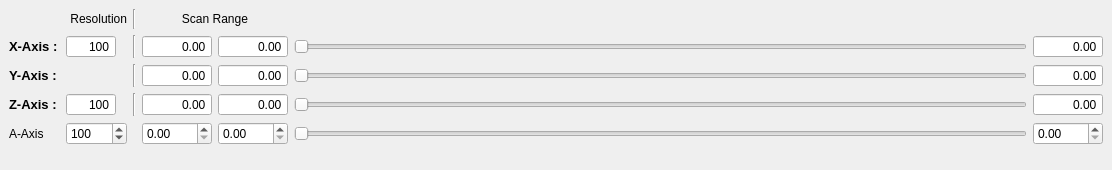
  <widget class="QDockWidget" name="scan_control_dockWidget">
   <property name="maximumSize">
    <size>
     <width>524287</width>
     <height>170</height>
    </size>
   </property>
   <property name="windowTitle">
    <string>Scan parameters</string>
   </property>
   <attribute name="dockWidgetArea">
    <number>8</number>
   </attribute>
   <widget class="QWidget" name="dockWidgetContents_3">
    <layout class="QGridLayout" name="gridLayout_3">
     <item row="0" column="0" colspan="2">
      <widget class="QLabel" name="resolutionLabel">
       <property name="sizePolicy">
        <sizepolicy hsizetype="Fixed" vsizetype="Preferred">
         <horstretch>0</horstretch>
         <verstretch>0</verstretch>
        </sizepolicy>
       </property>
       <property name="minimumSize">
        <size>
         <width>50</width>
         <height>0</height>
        </size>
       </property>
       <property name="maximumSize">
        <size>
         <width>125</width>
         <height>16777215</height>
        </size>
       </property>
       <property name="text">
        <string>Resolution</string>
       </property>
       <property name="alignment">
        <set>Qt::AlignRight|Qt::AlignTrailing|Qt::AlignVCenter</set>
       </property>
      </widget>
     </item>
     <item row="1" column="0">
      <widget class="QLabel" name="xAxisLabel">
       <property name="sizePolicy">
        <sizepolicy hsizetype="Fixed" vsizetype="Preferred">
         <horstretch>0</horstretch>
         <verstretch>0</verstretch>
        </sizepolicy>
       </property>
       <property name="font">
        <font>
         <pointsize>10</pointsize>
         <weight>75</weight>
         <bold>true</bold>
        </font>
       </property>
       <property name="text">
        <string>X-Axis :</string>
       </property>
       <property name="scaledContents">
        <bool>false</bool>
       </property>
      </widget>
     </item>
     <item row="0" column="2">
      <widget class="Line" name="line">
       <property name="orientation">
        <enum>Qt::Vertical</enum>
       </property>
      </widget>
     </item>
     <item row="0" column="5">
      <spacer name="horizontalSpacer_2">
       <property name="orientation">
        <enum>Qt::Horizontal</enum>
       </property>
       <property name="sizeHint" stdset="0">
        <size>
         <width>733</width>
         <height>20</height>
        </size>
       </property>
      </spacer>
     </item>
     <item row="0" column="3" colspan="2">
      <widget class="QLabel" name="scanrangeLabel">
       <property name="text">
        <string>Scan Range</string>
       </property>
       <property name="alignment">
        <set>Qt::AlignCenter</set>
       </property>
      </widget>
     </item>
     <item row="1" column="2">
      <widget class="Line" name="line_2">
       <property name="orientation">
        <enum>Qt::Vertical</enum>
       </property>
      </widget>
     </item>
     <item row="1" column="5">
      <widget class="QSlider" name="x_SliderWidget">
       <property name="minimumSize">
        <size>
         <width>150</width>
         <height>0</height>
        </size>
       </property>
       <property name="singleStep">
        <number>1</number>
       </property>
       <property name="orientation">
        <enum>Qt::Horizontal</enum>
       </property>
      </widget>
     </item>
     <item row="1" column="1">
      <widget class="QSpinBox" name="xy_res_InputWidget">
       <property name="sizePolicy">
        <sizepolicy hsizetype="Expanding" vsizetype="Fixed">
         <horstretch>0</horstretch>
         <verstretch>0</verstretch>
        </sizepolicy>
       </property>
       <property name="maximumSize">
        <size>
         <width>50</width>
         <height>16777215</height>
        </size>
       </property>
       <property name="mouseTracking">
        <bool>true</bool>
       </property>
       <property name="focusPolicy">
        <enum>Qt::WheelFocus</enum>
       </property>
       <property name="acceptDrops">
        <bool>true</bool>
       </property>
       <property name="toolTip">
        <string>&lt;html&gt;&lt;head/&gt;&lt;body&gt;&lt;p&gt;&lt;span style=&quot; font-size:10pt; font-weight:600;&quot;&gt;XY-Resolution&lt;/span&gt;&lt;/p&gt;&lt;/body&gt;&lt;/html&gt;</string>
       </property>
       <property name="alignment">
        <set>Qt::AlignRight|Qt::AlignTrailing|Qt::AlignVCenter</set>
       </property>
       <property name="buttonSymbols">
        <enum>QAbstractSpinBox::NoButtons</enum>
       </property>
       <property name="accelerated">
        <bool>true</bool>
       </property>
       <property name="minimum">
        <number>2</number>
       </property>
       <property name="maximum">
        <number>10000</number>
       </property>
       <property name="value">
        <number>100</number>
       </property>
      </widget>
     </item>
     <item row="1" column="4">
      <widget class="ScienDSpinBox" name="x_max_InputWidget">
       <property name="sizePolicy">
        <sizepolicy hsizetype="Expanding" vsizetype="Fixed">
         <horstretch>0</horstretch>
         <verstretch>0</verstretch>
        </sizepolicy>
       </property>
       <property name="minimumSize">
        <size>
         <width>70</width>
         <height>0</height>
        </size>
       </property>
       <property name="maximumSize">
        <size>
         <width>50</width>
         <height>16777215</height>
        </size>
       </property>
       <property name="mouseTracking">
        <bool>true</bool>
       </property>
       <property name="focusPolicy">
        <enum>Qt::WheelFocus</enum>
       </property>
       <property name="acceptDrops">
        <bool>true</bool>
       </property>
       <property name="toolTip">
        <string>&lt;html&gt;&lt;head/&gt;&lt;body&gt;&lt;p&gt;&lt;span style=&quot; font-size:10pt; font-weight:600;&quot;&gt;X_Max&lt;/span&gt;&lt;/p&gt;&lt;/body&gt;&lt;/html&gt;</string>
       </property>
       <property name="alignment">
        <set>Qt::AlignRight|Qt::AlignTrailing|Qt::AlignVCenter</set>
       </property>
       <property name="buttonSymbols">
        <enum>QAbstractSpinBox::NoButtons</enum>
       </property>
       <property name="accelerated">
        <bool>true</bool>
       </property>
       <property name="decimals">
        <number>2</number>
       </property>
       <property name="minimum">
        <double>-200.000000000000000</double>
       </property>
       <property name="maximum">
        <double>200.000000000000000</double>
       </property>
      </widget>
     </item>
     <item row="1" column="6">
      <widget class="ScienDSpinBox" name="x_current_InputWidget">
       <property name="sizePolicy">
        <sizepolicy hsizetype="Expanding" vsizetype="Fixed">
         <horstretch>0</horstretch>
         <verstretch>0</verstretch>
        </sizepolicy>
       </property>
       <property name="minimumSize">
        <size>
         <width>70</width>
         <height>0</height>
        </size>
       </property>
       <property name="maximumSize">
        <size>
         <width>50</width>
         <height>16777215</height>
        </size>
       </property>
       <property name="mouseTracking">
        <bool>true</bool>
       </property>
       <property name="focusPolicy">
        <enum>Qt::WheelFocus</enum>
       </property>
       <property name="acceptDrops">
        <bool>true</bool>
       </property>
       <property name="toolTip">
        <string>&lt;html&gt;&lt;head/&gt;&lt;body&gt;&lt;p&gt;&lt;span style=&quot; font-size:10pt; font-weight:600;&quot;&gt;X-position&lt;/span&gt;&lt;/p&gt;&lt;/body&gt;&lt;/html&gt;</string>
       </property>
       <property name="alignment">
        <set>Qt::AlignRight|Qt::AlignTrailing|Qt::AlignVCenter</set>
       </property>
       <property name="buttonSymbols">
        <enum>QAbstractSpinBox::NoButtons</enum>
       </property>
       <property name="accelerated">
        <bool>true</bool>
       </property>
       <property name="decimals">
        <number>2</number>
       </property>
       <property name="minimum">
        <double>-1000.000000000000000</double>
       </property>
       <property name="maximum">
        <double>1000.000000000000000</double>
       </property>
       <property name="singleStep">
        <double>0.010000000000000</double>
       </property>
      </widget>
     </item>
     <item row="2" column="1">
      <spacer name="horizontalSpacer_3">
       <property name="orientation">
        <enum>Qt::Horizontal</enum>
       </property>
       <property name="sizeType">
        <enum>QSizePolicy::Fixed</enum>
       </property>
       <property name="sizeHint" stdset="0">
        <size>
         <width>56</width>
         <height>20</height>
        </size>
       </property>
      </spacer>
     </item>
     <item row="2" column="0">
      <widget class="QLabel" name="yAxisLabel">
       <property name="sizePolicy">
        <sizepolicy hsizetype="Fixed" vsizetype="Preferred">
         <horstretch>0</horstretch>
         <verstretch>0</verstretch>
        </sizepolicy>
       </property>
       <property name="font">
        <font>
         <pointsize>10</pointsize>
         <weight>75</weight>
         <bold>true</bold>
        </font>
       </property>
       <property name="text">
        <string>Y-Axis :</string>
       </property>
      </widget>
     </item>
     <item row="2" column="3">
      <widget class="ScienDSpinBox" name="y_min_InputWidget">
       <property name="sizePolicy">
        <sizepolicy hsizetype="Expanding" vsizetype="Fixed">
         <horstretch>0</horstretch>
         <verstretch>0</verstretch>
        </sizepolicy>
       </property>
       <property name="minimumSize">
        <size>
         <width>70</width>
         <height>0</height>
        </size>
       </property>
       <property name="maximumSize">
        <size>
         <width>50</width>
         <height>16777215</height>
        </size>
       </property>
       <property name="mouseTracking">
        <bool>true</bool>
       </property>
       <property name="focusPolicy">
        <enum>Qt::WheelFocus</enum>
       </property>
       <property name="acceptDrops">
        <bool>true</bool>
       </property>
       <property name="toolTip">
        <string>&lt;html&gt;&lt;head/&gt;&lt;body&gt;&lt;p&gt;&lt;span style=&quot; font-size:10pt; font-weight:600;&quot;&gt;Y_Min&lt;/span&gt;&lt;/p&gt;&lt;/body&gt;&lt;/html&gt;</string>
       </property>
       <property name="alignment">
        <set>Qt::AlignRight|Qt::AlignTrailing|Qt::AlignVCenter</set>
       </property>
       <property name="buttonSymbols">
        <enum>QAbstractSpinBox::NoButtons</enum>
       </property>
       <property name="accelerated">
        <bool>true</bool>
       </property>
       <property name="decimals">
        <number>2</number>
       </property>
       <property name="minimum">
        <double>-200.000000000000000</double>
       </property>
       <property name="maximum">
        <double>200.000000000000000</double>
       </property>
      </widget>
     </item>
     <item row="2" column="2">
      <widget class="Line" name="line_3">
       <property name="orientation">
        <enum>Qt::Vertical</enum>
       </property>
      </widget>
     </item>
     <item row="2" column="4">
      <widget class="ScienDSpinBox" name="y_max_InputWidget">
       <property name="sizePolicy">
        <sizepolicy hsizetype="Expanding" vsizetype="Fixed">
         <horstretch>0</horstretch>
         <verstretch>0</verstretch>
        </sizepolicy>
       </property>
       <property name="minimumSize">
        <size>
         <width>70</width>
         <height>0</height>
        </size>
       </property>
       <property name="maximumSize">
        <size>
         <width>50</width>
         <height>16777215</height>
        </size>
       </property>
       <property name="mouseTracking">
        <bool>true</bool>
       </property>
       <property name="focusPolicy">
        <enum>Qt::WheelFocus</enum>
       </property>
       <property name="acceptDrops">
        <bool>true</bool>
       </property>
       <property name="toolTip">
        <string>&lt;html&gt;&lt;head/&gt;&lt;body&gt;&lt;p&gt;&lt;span style=&quot; font-size:10pt; font-weight:600;&quot;&gt;Y_Max&lt;/span&gt;&lt;/p&gt;&lt;/body&gt;&lt;/html&gt;</string>
       </property>
       <property name="alignment">
        <set>Qt::AlignRight|Qt::AlignTrailing|Qt::AlignVCenter</set>
       </property>
       <property name="buttonSymbols">
        <enum>QAbstractSpinBox::NoButtons</enum>
       </property>
       <property name="accelerated">
        <bool>true</bool>
       </property>
       <property name="decimals">
        <number>2</number>
       </property>
       <property name="minimum">
        <double>-200.000000000000000</double>
       </property>
       <property name="maximum">
        <double>200.000000000000000</double>
       </property>
      </widget>
     </item>
     <item row="3" column="2">
      <widget class="Line" name="line_4">
       <property name="orientation">
        <enum>Qt::Vertical</enum>
       </property>
      </widget>
     </item>
     <item row="3" column="0">
      <widget class="QLabel" name="zAxisLabel">
       <property name="sizePolicy">
        <sizepolicy hsizetype="Fixed" vsizetype="Preferred">
         <horstretch>0</horstretch>
         <verstretch>0</verstretch>
        </sizepolicy>
       </property>
       <property name="minimumSize">
        <size>
         <width>51</width>
         <height>0</height>
        </size>
       </property>
       <property name="font">
        <font>
         <pointsize>10</pointsize>
         <weight>75</weight>
         <bold>true</bold>
        </font>
       </property>
       <property name="text">
        <string>Z-Axis :</string>
       </property>
      </widget>
     </item>
     <item row="2" column="6">
      <widget class="ScienDSpinBox" name="y_current_InputWidget">
       <property name="sizePolicy">
        <sizepolicy hsizetype="Expanding" vsizetype="Fixed">
         <horstretch>0</horstretch>
         <verstretch>0</verstretch>
        </sizepolicy>
       </property>
       <property name="minimumSize">
        <size>
         <width>70</width>
         <height>0</height>
        </size>
       </property>
       <property name="maximumSize">
        <size>
         <width>50</width>
         <height>16777215</height>
        </size>
       </property>
       <property name="mouseTracking">
        <bool>true</bool>
       </property>
       <property name="focusPolicy">
        <enum>Qt::WheelFocus</enum>
       </property>
       <property name="acceptDrops">
        <bool>true</bool>
       </property>
       <property name="toolTip">
        <string>&lt;html&gt;&lt;head/&gt;&lt;body&gt;&lt;p&gt;&lt;span style=&quot; font-size:10pt; font-weight:600;&quot;&gt;Y-position&lt;/span&gt;&lt;/p&gt;&lt;/body&gt;&lt;/html&gt;</string>
       </property>
       <property name="alignment">
        <set>Qt::AlignRight|Qt::AlignTrailing|Qt::AlignVCenter</set>
       </property>
       <property name="buttonSymbols">
        <enum>QAbstractSpinBox::NoButtons</enum>
       </property>
       <property name="accelerated">
        <bool>true</bool>
       </property>
       <property name="decimals">
        <number>2</number>
       </property>
       <property name="minimum">
        <double>-1000.000000000000000</double>
       </property>
       <property name="maximum">
        <double>1000.000000000000000</double>
       </property>
       <property name="singleStep">
        <double>0.010000000000000</double>
       </property>
      </widget>
     </item>
     <item row="3" column="1">
      <widget class="QSpinBox" name="z_res_InputWidget">
       <property name="sizePolicy">
        <sizepolicy hsizetype="Expanding" vsizetype="Fixed">
         <horstretch>0</horstretch>
         <verstretch>0</verstretch>
        </sizepolicy>
       </property>
       <property name="maximumSize">
        <size>
         <width>50</width>
         <height>16777215</height>
        </size>
       </property>
       <property name="mouseTracking">
        <bool>true</bool>
       </property>
       <property name="focusPolicy">
        <enum>Qt::WheelFocus</enum>
       </property>
       <property name="acceptDrops">
        <bool>true</bool>
       </property>
       <property name="toolTip">
        <string>&lt;html&gt;&lt;head/&gt;&lt;body&gt;&lt;p&gt;&lt;span style=&quot; font-size:10pt; font-weight:600;&quot;&gt;Z-Resolution&lt;/span&gt;&lt;/p&gt;&lt;/body&gt;&lt;/html&gt;</string>
       </property>
       <property name="alignment">
        <set>Qt::AlignRight|Qt::AlignTrailing|Qt::AlignVCenter</set>
       </property>
       <property name="buttonSymbols">
        <enum>QAbstractSpinBox::NoButtons</enum>
       </property>
       <property name="accelerated">
        <bool>true</bool>
       </property>
       <property name="minimum">
        <number>2</number>
       </property>
       <property name="maximum">
        <number>10000</number>
       </property>
       <property name="value">
        <number>100</number>
       </property>
      </widget>
     </item>
     <item row="2" column="5">
      <widget class="QSlider" name="y_SliderWidget">
       <property name="sizePolicy">
        <sizepolicy hsizetype="Expanding" vsizetype="Fixed">
         <horstretch>0</horstretch>
         <verstretch>0</verstretch>
        </sizepolicy>
       </property>
       <property name="minimumSize">
        <size>
         <width>150</width>
         <height>0</height>
        </size>
       </property>
       <property name="sizeIncrement">
        <size>
         <width>0</width>
         <height>0</height>
        </size>
       </property>
       <property name="baseSize">
        <size>
         <width>0</width>
         <height>0</height>
        </size>
       </property>
       <property name="focusPolicy">
        <enum>Qt::StrongFocus</enum>
       </property>
       <property name="orientation">
        <enum>Qt::Horizontal</enum>
       </property>
      </widget>
     </item>
     <item row="3" column="4">
      <widget class="ScienDSpinBox" name="z_max_InputWidget">
       <property name="sizePolicy">
        <sizepolicy hsizetype="Expanding" vsizetype="Fixed">
         <horstretch>0</horstretch>
         <verstretch>0</verstretch>
        </sizepolicy>
       </property>
       <property name="minimumSize">
        <size>
         <width>70</width>
         <height>0</height>
        </size>
       </property>
       <property name="maximumSize">
        <size>
         <width>50</width>
         <height>16777215</height>
        </size>
       </property>
       <property name="mouseTracking">
        <bool>true</bool>
       </property>
       <property name="focusPolicy">
        <enum>Qt::WheelFocus</enum>
       </property>
       <property name="acceptDrops">
        <bool>true</bool>
       </property>
       <property name="toolTip">
        <string>&lt;html&gt;&lt;head/&gt;&lt;body&gt;&lt;p&gt;&lt;span style=&quot; font-size:10pt; font-weight:600;&quot;&gt;Z_Max&lt;/span&gt;&lt;/p&gt;&lt;/body&gt;&lt;/html&gt;</string>
       </property>
       <property name="alignment">
        <set>Qt::AlignRight|Qt::AlignTrailing|Qt::AlignVCenter</set>
       </property>
       <property name="buttonSymbols">
        <enum>QAbstractSpinBox::NoButtons</enum>
       </property>
       <property name="accelerated">
        <bool>true</bool>
       </property>
       <property name="decimals">
        <number>2</number>
       </property>
       <property name="minimum">
        <double>-200.000000000000000</double>
       </property>
       <property name="maximum">
        <double>200.000000000000000</double>
       </property>
      </widget>
     </item>
     <item row="3" column="6">
      <widget class="ScienDSpinBox" name="z_current_InputWidget">
       <property name="sizePolicy">
        <sizepolicy hsizetype="Expanding" vsizetype="Fixed">
         <horstretch>0</horstretch>
         <verstretch>0</verstretch>
        </sizepolicy>
       </property>
       <property name="minimumSize">
        <size>
         <width>70</width>
         <height>0</height>
        </size>
       </property>
       <property name="maximumSize">
        <size>
         <width>50</width>
         <height>16777215</height>
        </size>
       </property>
       <property name="mouseTracking">
        <bool>true</bool>
       </property>
       <property name="focusPolicy">
        <enum>Qt::WheelFocus</enum>
       </property>
       <property name="acceptDrops">
        <bool>true</bool>
       </property>
       <property name="toolTip">
        <string>&lt;html&gt;&lt;head/&gt;&lt;body&gt;&lt;p&gt;&lt;span style=&quot; font-size:10pt; font-weight:600;&quot;&gt;Z-position&lt;/span&gt;&lt;/p&gt;&lt;/body&gt;&lt;/html&gt;</string>
       </property>
       <property name="alignment">
        <set>Qt::AlignRight|Qt::AlignTrailing|Qt::AlignVCenter</set>
       </property>
       <property name="buttonSymbols">
        <enum>QAbstractSpinBox::NoButtons</enum>
       </property>
       <property name="decimals">
        <number>2</number>
       </property>
       <property name="minimum">
        <double>-1000.000000000000000</double>
       </property>
       <property name="maximum">
        <double>1000.000000000000000</double>
       </property>
       <property name="singleStep">
        <double>0.010000000000000</double>
       </property>
      </widget>
     </item>
     <item row="3" column="5">
      <widget class="QSlider" name="z_SliderWidget">
       <property name="minimumSize">
        <size>
         <width>150</width>
         <height>0</height>
        </size>
       </property>
       <property name="orientation">
        <enum>Qt::Horizontal</enum>
       </property>
      </widget>
     </item>
     <item row="3" column="3">
      <widget class="ScienDSpinBox" name="z_min_InputWidget">
       <property name="sizePolicy">
        <sizepolicy hsizetype="Expanding" vsizetype="Fixed">
         <horstretch>0</horstretch>
         <verstretch>0</verstretch>
        </sizepolicy>
       </property>
       <property name="minimumSize">
        <size>
         <width>70</width>
         <height>0</height>
        </size>
       </property>
       <property name="maximumSize">
        <size>
         <width>50</width>
         <height>16777215</height>
        </size>
       </property>
       <property name="mouseTracking">
        <bool>true</bool>
       </property>
       <property name="focusPolicy">
        <enum>Qt::WheelFocus</enum>
       </property>
       <property name="acceptDrops">
        <bool>true</bool>
       </property>
       <property name="toolTip">
        <string>&lt;html&gt;&lt;head/&gt;&lt;body&gt;&lt;p&gt;&lt;span style=&quot; font-size:10pt; font-weight:600;&quot;&gt;Z_Min&lt;/span&gt;&lt;/p&gt;&lt;/body&gt;&lt;/html&gt;</string>
       </property>
       <property name="alignment">
        <set>Qt::AlignRight|Qt::AlignTrailing|Qt::AlignVCenter</set>
       </property>
       <property name="buttonSymbols">
        <enum>QAbstractSpinBox::NoButtons</enum>
       </property>
       <property name="accelerated">
        <bool>true</bool>
       </property>
       <property name="decimals">
        <number>2</number>
       </property>
       <property name="minimum">
        <double>-200.000000000000000</double>
       </property>
       <property name="maximum">
        <double>200.000000000000000</double>
       </property>
      </widget>
     </item>
     <item row="1" column="3">
      <widget class="ScienDSpinBox" name="x_min_InputWidget">
       <property name="sizePolicy">
        <sizepolicy hsizetype="Expanding" vsizetype="Fixed">
         <horstretch>0</horstretch>
         <verstretch>0</verstretch>
        </sizepolicy>
       </property>
       <property name="minimumSize">
        <size>
         <width>70</width>
         <height>0</height>
        </size>
       </property>
       <property name="maximumSize">
        <size>
         <width>50</width>
         <height>16777215</height>
        </size>
       </property>
       <property name="mouseTracking">
        <bool>true</bool>
       </property>
       <property name="focusPolicy">
        <enum>Qt::WheelFocus</enum>
       </property>
       <property name="acceptDrops">
        <bool>true</bool>
       </property>
       <property name="toolTip">
        <string>&lt;html&gt;&lt;head/&gt;&lt;body&gt;&lt;p&gt;&lt;span style=&quot; font-size:10pt; font-weight:600;&quot;&gt;X_Min&lt;/span&gt;&lt;/p&gt;&lt;/body&gt;&lt;/html&gt;</string>
       </property>
       <property name="alignment">
        <set>Qt::AlignRight|Qt::AlignTrailing|Qt::AlignVCenter</set>
       </property>
       <property name="buttonSymbols">
        <enum>QAbstractSpinBox::NoButtons</enum>
       </property>
       <property name="accelerated">
        <bool>true</bool>
       </property>
       <property name="decimals">
        <number>2</number>
       </property>
       <property name="minimum">
        <double>-200.000000000000000</double>
       </property>
       <property name="maximum">
        <double>200.000000000000000</double>
       </property>
       <property name="singleStep">
        <double>0.100000000000000</double>
       </property>
      </widget>
     </item>
     <item row="5" column="5">
      <spacer name="verticalSpacer_2">
       <property name="orientation">
        <enum>Qt::Vertical</enum>
       </property>
       <property name="sizeHint" stdset="0">
        <size>
         <width>20</width>
         <height>40</height>
        </size>
       </property>
      </spacer>
     </item>
     <item row="4" column="5">
      <widget class="QSlider" name="a_SliderWidget">
       <property name="orientation">
        <enum>Qt::Horizontal</enum>
       </property>
      </widget>
     </item>
     <item row="4" column="3">
      <widget class="QDoubleSpinBox" name="a_min_InputWidget"/>
     </item>
     <item row="4" column="4">
      <widget class="QDoubleSpinBox" name="a_max_InputWidget"/>
     </item>
     <item row="4" column="6">
      <widget class="QDoubleSpinBox" name="a_current_InputWidget"/>
     </item>
     <item row="4" column="1">
      <widget class="QSpinBox" name="a_res_InputWidget">
       <property name="minimum">
        <number>2</number>
       </property>
       <property name="maximum">
        <number>10000</number>
       </property>
       <property name="value">
        <number>100</number>
       </property>
      </widget>
     </item>
     <item row="4" column="0">
      <widget class="QLabel" name="label">
       <property name="text">
        <string>A-Axis</string>
       </property>
      </widget>
     </item>
    </layout>
   </widget>
  </widget>
